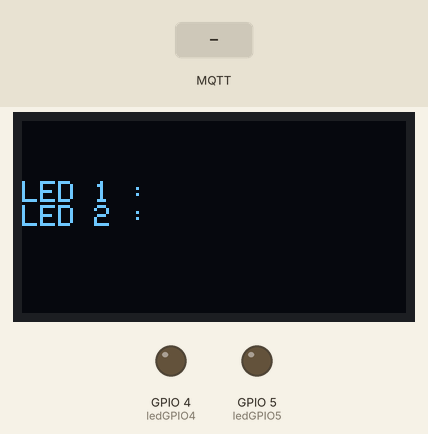
Bench run of a sketch on a simulated ESP32. Parts: 128×64 one-colour display, output pins drawn as LEDs (lit = HIGH). Inputs (shaded band) come from the test bench. WiFi joins after 1.5 s; servers stay silent unless stated; no MQTT or app messages arrive unless stated; what the sketch prints to the serial monitor is not drawn.

Above: at 2.7 s.
2.8 s: MQTT message "1" arrives on the first subscribed topic
At 3.7 s:
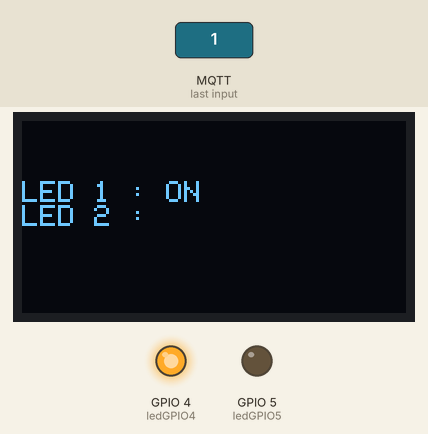
4.3 s: MQTT message "0" arrives on the first subscribed topic
At 4.6 s:
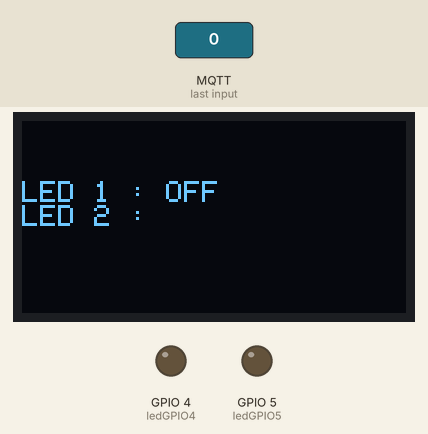
5.8 s: MQTT message "1" arrives on the second subscribed topic
At 6.7 s:
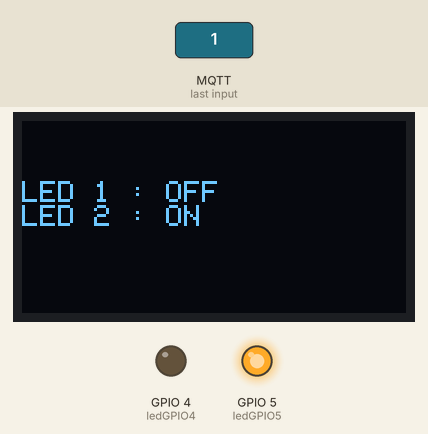
7.3 s: MQTT message "1" arrives on the first subscribed topic
At 8.5 s:
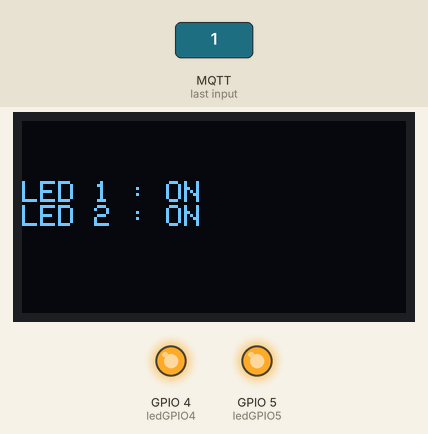
8.8 s: MQTT message "0" arrives on the second subscribed topic
At 9.4 s:
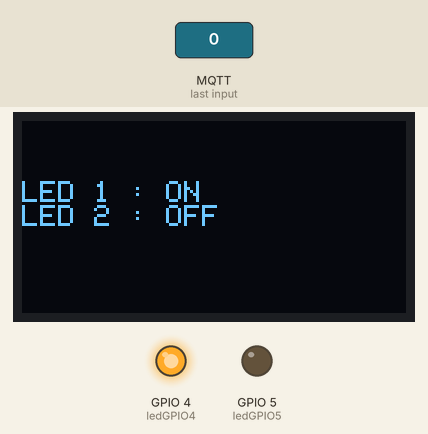
Timing chart, 0 to 11.3 s (numbered marks = the images above; inputs shaded):
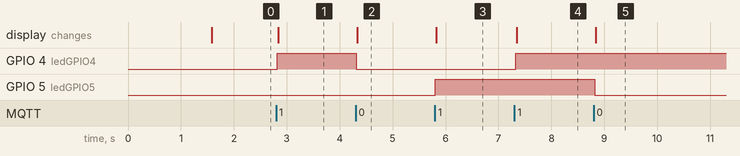

The sketch:

esp32_ujian.ino
```cpp
// Loading the ESP32 WiFi library and the PubSubClient library
#include <WiFi.h>
#include <PubSubClient.h>
#define WIFI_TIMEOUT_MS 20000

#include <Wire.h>
#include <Adafruit_GFX.h>
#include <Adafruit_SSD1306.h>

#define SCREEN_WIDTH 128
#define SCREEN_HEIGHT 64
Adafruit_SSD1306 display(SCREEN_WIDTH, SCREEN_HEIGHT, &Wire, -1);


// Change the credentials below, so your ESP8266 connects to your router
const char* ssid = "UGM-Hotspot";
const char* password = "";

const char* mqtt_server = "10.33.162.50";

// Initializes the espClient
WiFiClient espClient;
PubSubClient client(espClient);

// Connect an LED
const int ledGPIO4   = 4;
const int ledGPIO5   = 5;

String LED;
String LED1;


void connectToWiFi() {
  Serial.print("");
  Serial.println("Connecting to WiFi");
  WiFi.mode(WIFI_STA);
  WiFi.begin(ssid, password);

  unsigned long startAttemptTime = millis();

  while (WiFi.status() != WL_CONNECTED && millis () - startAttemptTime < WIFI_TIMEOUT_MS) {
    Serial.print(".");
    delay(500);
  }

  if (WiFi.status() != WL_CONNECTED) {
    Serial.println("Failed!");
  }
  else {
    Serial.print("Connected");
    Serial.println(WiFi.localIP());
  }
}

void callback(String topic, byte* message, unsigned int length) {
  Serial.print("Message arrived on topic: ");
  Serial.print(topic);
  Serial.print(". Message: ");
  String messageTemp;

  for (int i = 0; i < length; i++) {
    Serial.print((char)message[i]);
    messageTemp += (char)message[i];
  }
  Serial.println();

  if (topic == "esp32/4") {
    Serial.print("Changing GPIO 4 to ");
    if (messageTemp == "1") {
      digitalWrite(ledGPIO4, HIGH);
      Serial.print("On");
      LED = "ON";
    }
    else if (messageTemp == "0") {
      digitalWrite(ledGPIO4, LOW);
      Serial.print("Off");
      LED = "OFF";
    }
  }
  if (topic == "esp32/5") {
    Serial.print("Changing GPIO 5 to ");
    if (messageTemp == "1") {
      digitalWrite(ledGPIO5, HIGH);
      Serial.print("On");
      LED1= "ON";
    }
    else if (messageTemp == "0") {
      digitalWrite(ledGPIO5, LOW);
      Serial.print("Off");
      LED1 = "OFF";
    }
  }
  Serial.println();
}

void reconnect() {
  // Loop until we're reconnected
  while (!client.connected()) {
    Serial.print("Attempting MQTT connection...");

    if (client.connect("ESP32Client")) {
      Serial.println("connected");
      // Subscribe or resubscribe to a topic
      client.subscribe("esp32/4");
      client.subscribe("esp32/5");
    } else {
      Serial.print("failed, rc=");
      Serial.print(client.state());
      Serial.println("try again in 5 seconds");
      // Wait 5 seconds before retrying
      delay(5000);
    }
  }
}


void setup() {
  pinMode(ledGPIO4, OUTPUT);
  pinMode(ledGPIO5, OUTPUT);


  Serial.begin(115200);
  connectToWiFi();
  client.setServer(mqtt_server, 1833);
  client.setCallback(callback);
}

void loop() {
  if (!client.connected()) {
    reconnect();
  }
  if (!client.loop()) {
    client.connect("ESP32Client");
  }
    display.clearDisplay();
    display.setTextSize(1);
    display.setTextColor(WHITE);
    display.setCursor(0, 20);
    // Display static text
    display.print("LED 1 : ");
    display.println(LED);
    display.print("LED 2 : ");
    display.println(LED1);
    display.display();

}
```

Measured:
- after the input at 2.8 s, GPIO 4 (ledGPIO4): LOW → HIGH at once; the display: changes at once (image 1)
- after the input at 4.3 s, GPIO 4 (ledGPIO4): HIGH → LOW at once; the display: changes at once (image 2)
- after the input at 5.8 s, GPIO 5 (ledGPIO5): LOW → HIGH at once; the display: changes at once (image 3)
- after the input at 7.3 s, GPIO 4 (ledGPIO4): LOW → HIGH at once; the display: changes after 0.05 s (image 4)
- after the input at 8.8 s, GPIO 5 (ledGPIO5): HIGH → LOW at once; the display: changes at once (image 5)
